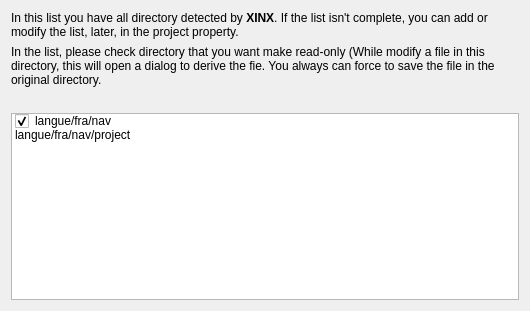
<?xml version="1.0" encoding="UTF-8"?>
<ui version="4.0">
 <class>NewGenerixDerivation2Page</class>
 <widget class="QWizardPage" name="NewGenerixDerivation2Page">
  <property name="geometry">
   <rect>
    <x>0</x>
    <y>0</y>
    <width>530</width>
    <height>311</height>
   </rect>
  </property>
  <property name="windowTitle">
   <string>WizardPage</string>
  </property>
  <property name="title">
   <string>Define path that should be read only</string>
  </property>
  <property name="subTitle">
   <string>Define the path you want to make read only in your web module. Generally, you should have one path not readonly and all other read only.</string>
  </property>
  <layout class="QVBoxLayout" name="verticalLayout">
   <item>
    <widget class="QLabel" name="label">
     <property name="text">
      <string>In this list you have all directory detected by &lt;b&gt;XINX&lt;/b&gt;. If the list isn't complete, you can add or modify the list, later, in the project property.</string>
     </property>
     <property name="wordWrap">
      <bool>true</bool>
     </property>
    </widget>
   </item>
   <item>
    <widget class="QLabel" name="label_2">
     <property name="text">
      <string>In the list, please check directory that you want make read-only (While modify a file in this directory, this will open a dialog to derive the fie. You always can force to save the file in the original directory.</string>
     </property>
     <property name="wordWrap">
      <bool>true</bool>
     </property>
    </widget>
   </item>
   <item>
    <spacer name="verticalSpacer">
     <property name="orientation">
      <enum>Qt::Vertical</enum>
     </property>
     <property name="sizeType">
      <enum>QSizePolicy::Fixed</enum>
     </property>
     <property name="sizeHint" stdset="0">
      <size>
       <width>20</width>
       <height>20</height>
      </size>
     </property>
    </spacer>
   </item>
   <item>
    <widget class="QListWidget" name="m_directoryList">
     <item>
      <property name="text">
       <string>langue/fra/nav</string>
      </property>
      <property name="checkState">
       <enum>Checked</enum>
      </property>
     </item>
     <item>
      <property name="text">
       <string>langue/fra/nav/project</string>
      </property>
      <property name="checkState">
       <enum>Unchecked</enum>
      </property>
     </item>
    </widget>
   </item>
  </layout>
 </widget>
 <resources/>
 <connections/>
</ui>
